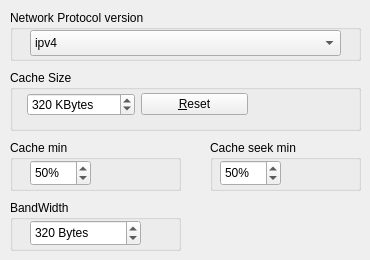
   <widget class="QWidget" name="page_5">
    <widget class="QGroupBox" name="groupBox_5">
     <property name="geometry">
      <rect>
       <x>10</x>
       <y>10</y>
       <width>351</width>
       <height>51</height>
      </rect>
     </property>
     <property name="title">
      <string>Network Protocol version</string>
     </property>
     <widget class="QComboBox" name="cmbiv">
      <property name="geometry">
       <rect>
        <x>20</x>
        <y>20</y>
        <width>311</width>
        <height>26</height>
       </rect>
      </property>
      <property name="whatsThis">
       <string>Internet Protocol version,4 and 6</string>
      </property>
      <item>
       <property name="text">
        <string>ipv4</string>
       </property>
      </item>
     </widget>
    </widget>
    <widget class="QGroupBox" name="groupBox_6">
     <property name="geometry">
      <rect>
       <x>10</x>
       <y>70</y>
       <width>351</width>
       <height>61</height>
      </rect>
     </property>
     <property name="title">
      <string>Cache Size</string>
     </property>
     <widget class="QWidget" name="layoutWidget">
      <property name="geometry">
       <rect>
        <x>17</x>
        <y>20</y>
        <width>221</width>
        <height>29</height>
       </rect>
      </property>
      <layout class="QHBoxLayout" name="horizontalLayout_5">
       <item>
        <widget class="QSpinBox" name="sbNetCache">
         <property name="whatsThis">
          <string>&lt;!DOCTYPE HTML PUBLIC &quot;-//W3C//DTD HTML 4.0//EN&quot; &quot;http://www.w3.org/TR/REC-html40/strict.dtd&quot;&gt;
&lt;html&gt;&lt;head&gt;&lt;meta name=&quot;qrichtext&quot; content=&quot;1&quot; /&gt;&lt;style type=&quot;text/css&quot;&gt;
p, li { white-space: pre-wrap; }
&lt;/style&gt;&lt;/head&gt;&lt;body style=&quot; font-family:'MS Shell Dlg 2'; font-size:8.25pt; font-weight:400; font-style:normal;&quot;&gt;
&lt;p style=&quot; margin-top:0px; margin-bottom:0px; margin-left:0px; margin-right:0px; -qt-block-indent:0; text-indent:0px;&quot;&gt;&lt;span style=&quot; font-size:8pt;&quot;&gt;Memory (in kBytes) to use when precaching a URL.&lt;/span&gt;&lt;/p&gt;&lt;/body&gt;&lt;/html&gt;</string>
         </property>
         <property name="suffix">
          <string> KBytes</string>
         </property>
         <property name="minimum">
          <number>4</number>
         </property>
         <property name="maximum">
          <number>65535</number>
         </property>
         <property name="value">
          <number>320</number>
         </property>
        </widget>
       </item>
       <item>
        <widget class="QPushButton" name="pushButton_2">
         <property name="text">
          <string>&amp;Reset</string>
         </property>
        </widget>
       </item>
      </layout>
     </widget>
    </widget>
    <widget class="QGroupBox" name="groupBox_7">
     <property name="geometry">
      <rect>
       <x>10</x>
       <y>200</y>
       <width>171</width>
       <height>51</height>
      </rect>
     </property>
     <property name="title">
      <string>BandWidth</string>
     </property>
     <widget class="QSpinBox" name="sbNetBw">
      <property name="geometry">
       <rect>
        <x>20</x>
        <y>20</y>
        <width>111</width>
        <height>26</height>
       </rect>
      </property>
      <property name="whatsThis">
       <string>Specify the maximum bandwidth for network streaming (for servers that are able to send content in different bitrates). Useful if you want to watch live streamed media behind a slow connection. With Real RTSP streaming, it is also used to set the maximum delivery bandwidth allowing faster cache filling and stream dumping.</string>
      </property>
      <property name="suffix">
       <string> Bytes</string>
      </property>
      <property name="maximum">
       <number>65535</number>
      </property>
      <property name="value">
       <number>320</number>
      </property>
     </widget>
    </widget>
    <widget class="QGroupBox" name="groupBox_9">
     <property name="geometry">
      <rect>
       <x>210</x>
       <y>140</y>
       <width>151</width>
       <height>51</height>
      </rect>
     </property>
     <property name="title">
      <string>Cache seek min</string>
     </property>
     <widget class="QSpinBox" name="sbseekmin">
      <property name="geometry">
       <rect>
        <x>10</x>
        <y>20</y>
        <width>61</width>
        <height>26</height>
       </rect>
      </property>
      <property name="whatsThis">
       <string>If a seek is to be made to a position within &lt;percentage&gt; of the cache size from the current position, MPlayer will wait for the cache to be filled to this position rather than performing a stream seek </string>
      </property>
      <property name="suffix">
       <string>%</string>
      </property>
      <property name="maximum">
       <number>100</number>
      </property>
      <property name="value">
       <number>50</number>
      </property>
     </widget>
    </widget>
    <widget class="QGroupBox" name="groupBox_8">
     <property name="geometry">
      <rect>
       <x>10</x>
       <y>140</y>
       <width>171</width>
       <height>51</height>
      </rect>
     </property>
     <property name="title">
      <string>Cache min</string>
     </property>
     <widget class="QSpinBox" name="sbNetCachemin">
      <property name="geometry">
       <rect>
        <x>20</x>
        <y>20</y>
        <width>61</width>
        <height>26</height>
       </rect>
      </property>
      <property name="whatsThis">
       <string>Playback will start when the cache has been filled up to &lt;percentage&gt; of the total.</string>
      </property>
      <property name="suffix">
       <string>%</string>
      </property>
      <property name="maximum">
       <number>100</number>
      </property>
      <property name="value">
       <number>50</number>
      </property>
     </widget>
    </widget>
   </widget>
